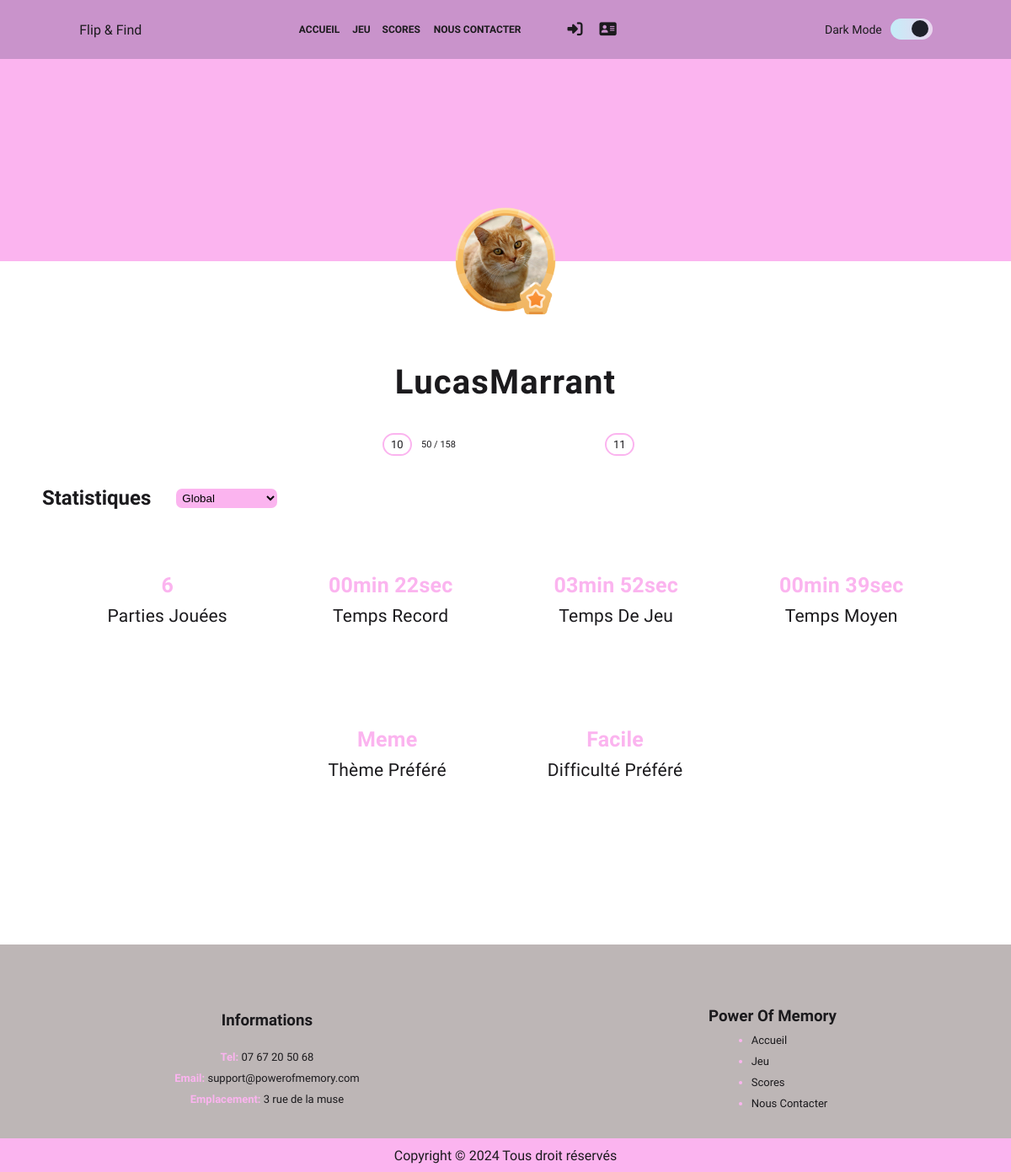
The page /profile.php?joueur=16 on the database its author committed.
### tables this page shows
CREATE TABLE `utilisateur` (
  `identifiant` int NOT NULL,
  `email` varchar(255) NOT NULL,
  `mot_de_passe` varchar(256) NOT NULL,
  `pseudo` varchar(18) NOT NULL,
  `date_temps_insc` datetime NOT NULL DEFAULT CURRENT_TIMESTAMP,
  `date_temps_derniere_co` datetime NOT NULL DEFAULT CURRENT_TIMESTAMP,
  `level` int NOT NULL,
  `xp` int NOT NULL,
  `goal_xp` int NOT NULL
);

CREATE TABLE `score` (
  `identifiant` int NOT NULL,
  `id_joueur` int NOT NULL,
  `id_jeu` int NOT NULL DEFAULT '1',
  `difficulte` text NOT NULL,
  `score` int NOT NULL,
  `date_temps_partie` datetime NOT NULL DEFAULT CURRENT_TIMESTAMP,
  `theme` text NOT NULL
);

### utils/common.php (called while the page is built, shortened)
<?php
function get_name_for_playerProfile($id){
    global $db;
    $name = $db->prepare("SELECT pseudo FROM utilisateur WHERE identifiant = :identifiant;");
    $name->execute(array("identifiant" => $id));
    $name = $name->fetch();
    return $name["pseudo"];
}
function getTimeInHoursMinutes($seconds) {
    $t = round($seconds);
    if($t <= 3600){
        return sprintf('%02dmin %02dsec', floor($t/60)%60, $t%60);
    }
    else{
        return sprintf('%02dh%02dmin%02dsec', $t/3600, floor($t/60)%60, $t%60);
    }
}
?>

### profile.php (the view, shortened to what this page needs)
<!DOCTYPE html>
<html lang="en">
<?php include('partials/head.php') ?>
<body class="myaccount profilePage">
<?php include('partials/header.php'); ?>
<?php
$db = connectToDbAndGetPdo();
if(isset($_GET['joueur'])){
    $id = $_GET['joueur'];
}
$req = $db->prepare("SELECT COUNT(*) AS partie_joue FROM score WHERE id_joueur = $id");
$req->execute();
$game_played = $req->fetch();
$req = $db->prepare("SELECT level, xp, goal_xp FROM utilisateur WHERE identifiant = $id");
$req->execute();
$level = $req->fetch();
$userLvl = $level['level'];
$barWidth = ($level['xp']/$level['goal_xp'])*100;
$stat_class = "";
    if($game_played['partie_joue'] > 0){
        $req = $db->prepare("SELECT COUNT(*) AS partie_joue FROM score WHERE id_joueur = $id");
        $req->execute();
        $game_played = $req->fetch();
        $req = $db->prepare("SELECT score FROM score WHERE id_joueur = $id ORDER BY score ASC LIMIT 1;");
        $req->execute();
        $score_allTime = $req->fetch();
        $score_allTime = getTimeInHoursMinutes($score_allTime['score']);
        $req = $db->prepare("SELECT theme, COUNT(theme) AS favorite_theme
                            FROM score
                            WHERE id_joueur = $id
                            GROUP BY theme
                            ORDER BY favorite_theme DESC
                            LIMIT 1");
        $req->execute();
        $favTheme = $req->fetch();
        $req = $db->prepare("SELECT difficulte, COUNT(difficulte) AS favorite_diff
                            FROM score
                            WHERE id_joueur = $id
                            GROUP BY difficulte
                            ORDER BY favorite_diff DESC
                            LIMIT 1");
        $req->execute();
        $favDifficulty = $req->fetch();
        $req = $db->prepare("SELECT SUM(score) AS total_score FROM score WHERE id_joueur = $id ORDER BY score ASC LIMIT 1;");
        $req->execute();
        $allscoreSec = $req->fetch();
        $allScore = getTimeInHoursMinutes($allscoreSec['total_score']);
        $mediumTime = getTimeInHoursMinutes($allscoreSec['total_score'] / $game_played['partie_joue']);
    }
?>
<form class="photo_profileForm" action="myAccount.php" method="post" enctype="multipart/form-data">
    <label for="photo">
        <div class="PhotoProfile">
            <img src="assets/images/avatarBorder/<?php
            if($userLvl >= 0 && $userLvl < 5){
                echo "Level1";
            }
            if($userLvl >= 5 && $userLvl < 10){
                echo "Level2";
            }
            if($userLvl >= 10 && $userLvl < 15){
                echo "Level3";
            }
            if($userLvl >= 15 && $userLvl < 20){
                echo "Level4";
            }
            if($userLvl >= 20 && $userLvl < 25){
                echo "Level5";
            }
            if($userLvl >= 25 && $userLvl < 30){
                echo "Level6";
            }
            if($userLvl >= 30 && $userLvl < 35){
                echo "Level7";
            }
            if($userLvl >= 35 && $userLvl < 40){
                echo "Level8";
            }
            if($userLvl >= 40){
                echo "Level9";
            } ?>.png" alt="" id="avatarBorder">
        </div>
    </label>
</form>
<section class="flex flex_column flex_center flex_align" style="gap: 50px">
    <div class="profile">
        <h1 class="h1Title animate__animated animate__fadeInDown">
            <?php
                echo get_name_for_playerProfile($id); ?></h1>
        <div class="progressbar">
            <div class="progressbar_number">
                <p id="level"><?php echo $level['level']?></p>
            </div>
            <div class="progressbar_inner <?php if($barWidth < 30){
                echo "progressbar_inner_small";
            } ?>" style=" width: <?php echo $barWidth . "%" ?>">
                <p><span id="xp"><?php echo $level['xp']?></span> /
                    <span id="goal_xp"><?php echo $level['goal_xp']?></span></p>
            </div>
            <div class="progressbar_number deux">
                <p id="next_level"><?php echo $level['level']+1?></p>
            </div>
        </div>
        <div class="<?php echo $stat_class ?> stat">
            <div class="flex flex_align" style="gap: 30px">
                <h2>Statistiques</h2>
                <select name="stat_categorie" id="stat_categorie" onchange="changeStatisticCategory()">
                    <option value="Global" selected>Global</option>
                </select>
            </div>
            <div class="stat_inner Global category">
                <div class="stat_component flex_allCenter">
                    <p><?php echo "<span> {$game_played['partie_joue']} </span>" ?> Parties Jouées</p>
                </div>
                <div class="stat_component flex_allCenter">
                    <p><?php echo "<span> {$score_allTime} </span>" ?> Temps Record</p>
                </div>
                <div class="stat_component flex_allCenter">
                    <p><?php echo "<span> {$allScore} </span>" ?> Temps De Jeu</p>
                </div>
                <div class="stat_component flex_allCenter">
                    <p><?php echo "<span> {$mediumTime} </span>" ?> Temps Moyen</p>
                </div>
                <div class="stat_component flex_allCenter">
                    <p><?php echo "<span> {$favTheme['theme']} </span>" ?> Thème Préféré</p>
                </div>
                <div class="stat_component flex_allCenter">
                    <p><?php echo "<span> {$favDifficulty['difficulte']} </span>" ?> Difficulté Préféré</p>
                </div>
            </div>
        </div>
    </div>
</section>
<?php include('partials/footer.php'); ?>
</body>
</html>

### assets/css/colors.css (style rules this page uses)
:root { --underline-offset-y: -2px; --underline-intrinsic-width: 20; --underline-cap-width: 8px; --underline-width: 11; --delayCol: 0.2s; --n: 53; }
.white_theme { --TextDescColor: var(--RobotBg); --PlaceholderColor: var(--RobotBg); --RobotBg: #242527; --TextColor: #1b1a1d; --TextColorDark: #1b1a1d; --HoverColor: var(--TextImportant); --BorderColor: var(--TextImportant); --BgButton: var(--TextImportant); --TextImportant: #fbb4ef; --MessageColor: #fbb4ef; --IconRobotBg: var(--DropShadow); --SmallSepBg: var(--DropShadow); --DropShadow: #fbb4ef; --BoxBg: #fbb4ef; --Background: #ffffff; --HeaderTransparent: rgba(3, 17, 57, 0.2); --Header: var(--BoxShadow2); --BoxShadow2: #fbb4ef; --Footer: var(--BoxShadow); --BoxShadow: #bdb6b6; --SmallTitleColor: rgba(27, 26, 29, 0.9); --SwitchModeBg: linear-gradient(90deg, #c4edf8 0%, #ead5ee 100%); --BgUrl: url("../../assets/images/WhiteBg.jpeg"); }

### assets/css/header.css (style rules this page uses)
section { margin-top: auto; margin-bottom: auto; }
.progressbar { display: flex; width: 150px; background: var(--ProgressBarBgTransparent); border-radius: 50px; position: relative; height: 30px; align-items: center; }
.progressbar_inner { margin: 3px 3px 2.9px 3px; width: 50%; background: var(--ProgressBarBg); border-radius: 50px; height: 71%; display: flex; justify-content: flex-end; align-items: center; }
.progressbar_inner p { margin-right: 7px; }
.progressbar_inner span:nth-child(1), .progressbar_inner p, .progressbar_number p { color: var(--TextColor); }
.progressbar_inner #goal_xp { color: var(--ProgressBarTextTransp) !important; }
.progressbar_number { position: absolute; }
.progressbar span, .progressbar p { font-size: 11px; white-space: nowrap; }
.progressbar_number p { border-radius: 50px; padding: 2px 5px; margin: 3px 3px; background: var(--ProgressBarBgVertical); position: relative; border: 2px solid var(--BorderColor); }
.progressbar .deux { margin-left: 82%; }

### assets/css/main.css (style rules this page uses)
html { scroll-behavior: smooth; }
* { margin: 0; transition: all .3s ease; text-decoration: none; }
body { background: var(--Background); font-family: Sora, serif !important; display: flex; flex-direction: column; align-items: center; position: relative; min-height: 100vh; padding-bottom: 270px; max-width: 100%; }
.flex_center { display: flex; align-items: center; justify-content: center; }
.flex { display: flex; }
.flex_align { align-items: center; }
.flex_column { flex-direction: column; }
.flex_allCenter { display: flex; align-items: center; justify-content: center; }
.h1Title { font-size: 40px; color: var(--TextColor); letter-spacing: 1.1px; text-align: center; }

### assets/css/myAccount.css (style rules this page uses)
.profile { display: flex; flex-direction: column; align-items: center; justify-content: center; gap: 30px; width: 100%; }
.profilePage section { margin-bottom: 150px; }
.stat .stat_inner { gap: 30px; flex-wrap: wrap; justify-content: center; }
select { border-radius: 7px; background: var(--BorderColor); border: none; outline: none; padding: 3px; }
.stat_component { background: var(--PurpleHover); padding: 45px; border-radius: 10px; }
.stat_component p { display: flex; flex-direction: column; align-items: center; justify-content: center; gap: 10px; font-size: 21px; letter-spacing: 0.2px; }
.stat span { color: var(--BorderColor); font-weight: 600; font-size: 25px; }
.profile .stat { display: flex; gap: 30px; flex-direction: column; color: var(--TextColor); margin: 0 50px; }
label { display: flex; align-items: center; justify-content: center; flex-direction: column; }
.PhotoProfile { position: relative; cursor: pointer; }
.photo_profileForm label { position: absolute; bottom: -55px; }
.PhotoProfile { position: relative; }
.PhotoProfile img:nth-child(2) { position: absolute; width: 150%; height: 150%; top: 50%; left: 50%; transform: translate(-50%, -50%); }
.PhotoProfile img { height: 110px; width: 110px; border-radius: 50%; }
.photo_profileForm { min-height: 30vh; margin-bottom: 15vh; background: var(--BoxShadow2); width: 100%; display: flex; flex-direction: column; align-items: center; justify-content: center; gap: 15px; position: relative; }
section { margin-top: 0; }
.progressbar { width: 300px; height: 40px; }
.progressbar_number p { padding: 4px 8px; margin: 4px 4px; }
.progressbar_number p { font-size: 13px; }
.deux { margin-left: 88% !important; }

### rows shown on the page
utilisateur: pseudo "LucasMarrant", level "10", xp "50", goal_xp "158", $level['level']+1 "11"
score: score "00min 22sec"

### other values the page prints
$game_played['partie_joue'] "6"
$allScore "03min 52sec"
$mediumTime "00min 39sec"
$favTheme['theme'] "Meme"
$favDifficulty['difficulte'] "Facile"
